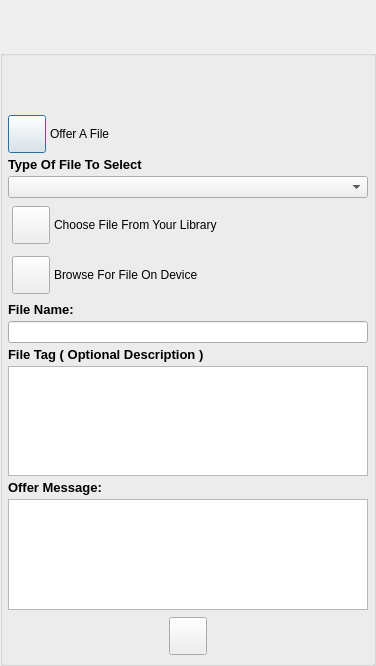
<?xml version="1.0" encoding="UTF-8"?>
<ui version="4.0">
 <class>SelectFileToSendDialog</class>
 <widget class="QDialog" name="SelectFileToSendDialog">
  <property name="geometry">
   <rect>
    <x>0</x>
    <y>0</y>
    <width>376</width>
    <height>666</height>
   </rect>
  </property>
  <property name="sizePolicy">
   <sizepolicy hsizetype="Preferred" vsizetype="Expanding">
    <horstretch>0</horstretch>
    <verstretch>0</verstretch>
   </sizepolicy>
  </property>
  <property name="windowTitle">
   <string>Offer Session</string>
  </property>
  <layout class="QVBoxLayout" name="verticalLayout">
   <property name="spacing">
    <number>0</number>
   </property>
   <property name="leftMargin">
    <number>0</number>
   </property>
   <property name="topMargin">
    <number>0</number>
   </property>
   <property name="rightMargin">
    <number>0</number>
   </property>
   <property name="bottomMargin">
    <number>0</number>
   </property>
   <item>
    <widget class="TitleBarWidget" name="m_TitleBarWidget" native="true">
     <property name="sizePolicy">
      <sizepolicy hsizetype="Preferred" vsizetype="Fixed">
       <horstretch>0</horstretch>
       <verstretch>0</verstretch>
      </sizepolicy>
     </property>
     <property name="minimumSize">
      <size>
       <width>0</width>
       <height>50</height>
      </size>
     </property>
     <property name="maximumSize">
      <size>
       <width>16777215</width>
       <height>50</height>
      </size>
     </property>
    </widget>
   </item>
   <item>
    <widget class="QGroupBox" name="StyledDlgItemsBox">
     <property name="sizePolicy">
      <sizepolicy hsizetype="Preferred" vsizetype="Preferred">
       <horstretch>0</horstretch>
       <verstretch>0</verstretch>
      </sizepolicy>
     </property>
     <property name="minimumSize">
      <size>
       <width>0</width>
       <height>0</height>
      </size>
     </property>
     <property name="title">
      <string/>
     </property>
     <layout class="QVBoxLayout" name="verticalLayout_2">
      <property name="spacing">
       <number>4</number>
      </property>
      <property name="leftMargin">
       <number>5</number>
      </property>
      <property name="topMargin">
       <number>5</number>
      </property>
      <property name="rightMargin">
       <number>5</number>
      </property>
      <property name="bottomMargin">
       <number>5</number>
      </property>
      <item>
       <widget class="IdentWidget" name="m_FriendIdentWidget" native="true">
        <property name="sizePolicy">
         <sizepolicy hsizetype="Preferred" vsizetype="Fixed">
          <horstretch>0</horstretch>
          <verstretch>0</verstretch>
         </sizepolicy>
        </property>
        <property name="minimumSize">
         <size>
          <width>0</width>
          <height>50</height>
         </size>
        </property>
        <property name="maximumSize">
         <size>
          <width>16777215</width>
          <height>50</height>
         </size>
        </property>
       </widget>
      </item>
      <item>
       <layout class="QHBoxLayout" name="horizontalLayout">
        <item>
         <widget class="VxPushButton" name="m_PermissionButton">
          <property name="minimumSize">
           <size>
            <width>38</width>
            <height>38</height>
           </size>
          </property>
          <property name="maximumSize">
           <size>
            <width>38</width>
            <height>38</height>
           </size>
          </property>
          <property name="text">
           <string/>
          </property>
          <property name="iconSize">
           <size>
            <width>38</width>
            <height>38</height>
           </size>
          </property>
         </widget>
        </item>
        <item>
         <widget class="QLabel" name="m_PermissionLabel">
          <property name="text">
           <string>Offer A File</string>
          </property>
         </widget>
        </item>
       </layout>
      </item>
      <item>
       <widget class="QLabel" name="m_TypeOfFiileFilterLabel">
        <property name="font">
         <font>
          <pointsize>10</pointsize>
          <weight>75</weight>
          <bold>true</bold>
         </font>
        </property>
        <property name="text">
         <string>Type Of File To Select</string>
        </property>
       </widget>
      </item>
      <item>
       <widget class="VxComboBoxFileFilter" name="m_FileFilterComboBox"/>
      </item>
      <item>
       <widget class="QFrame" name="m_ChooseFromLibraryFrame">
        <property name="sizePolicy">
         <sizepolicy hsizetype="Preferred" vsizetype="Fixed">
          <horstretch>0</horstretch>
          <verstretch>0</verstretch>
         </sizepolicy>
        </property>
        <property name="minimumSize">
         <size>
          <width>0</width>
          <height>46</height>
         </size>
        </property>
        <property name="maximumSize">
         <size>
          <width>16777215</width>
          <height>46</height>
         </size>
        </property>
        <property name="styleSheet">
         <string notr="true"/>
        </property>
        <layout class="QHBoxLayout" name="horizontalLayout_3">
         <property name="spacing">
          <number>4</number>
         </property>
         <property name="leftMargin">
          <number>4</number>
         </property>
         <property name="topMargin">
          <number>2</number>
         </property>
         <property name="rightMargin">
          <number>4</number>
         </property>
         <property name="bottomMargin">
          <number>2</number>
         </property>
         <item>
          <widget class="VxPushButton" name="m_ChooseFromLibraryButton">
           <property name="minimumSize">
            <size>
             <width>38</width>
             <height>38</height>
            </size>
           </property>
           <property name="maximumSize">
            <size>
             <width>38</width>
             <height>38</height>
            </size>
           </property>
           <property name="text">
            <string/>
           </property>
           <property name="iconSize">
            <size>
             <width>38</width>
             <height>38</height>
            </size>
           </property>
          </widget>
         </item>
         <item>
          <widget class="VxLabel" name="m_ChooseFromLibraryLabel">
           <property name="text">
            <string>Choose File From Your Library</string>
           </property>
          </widget>
         </item>
        </layout>
       </widget>
      </item>
      <item>
       <widget class="QFrame" name="m_BrowseForFileFrame">
        <property name="sizePolicy">
         <sizepolicy hsizetype="Preferred" vsizetype="Fixed">
          <horstretch>0</horstretch>
          <verstretch>0</verstretch>
         </sizepolicy>
        </property>
        <property name="minimumSize">
         <size>
          <width>0</width>
          <height>46</height>
         </size>
        </property>
        <property name="maximumSize">
         <size>
          <width>16777215</width>
          <height>46</height>
         </size>
        </property>
        <property name="styleSheet">
         <string notr="true"/>
        </property>
        <layout class="QHBoxLayout" name="horizontalLayout_4">
         <property name="spacing">
          <number>4</number>
         </property>
         <property name="leftMargin">
          <number>4</number>
         </property>
         <property name="topMargin">
          <number>2</number>
         </property>
         <property name="rightMargin">
          <number>4</number>
         </property>
         <property name="bottomMargin">
          <number>2</number>
         </property>
         <item>
          <widget class="VxPushButton" name="m_BrowseForFileButton">
           <property name="minimumSize">
            <size>
             <width>38</width>
             <height>38</height>
            </size>
           </property>
           <property name="maximumSize">
            <size>
             <width>38</width>
             <height>38</height>
            </size>
           </property>
           <property name="text">
            <string/>
           </property>
           <property name="iconSize">
            <size>
             <width>38</width>
             <height>38</height>
            </size>
           </property>
          </widget>
         </item>
         <item>
          <widget class="VxLabel" name="m_BrowseForFileLabel">
           <property name="text">
            <string>Browse For File On Device</string>
           </property>
          </widget>
         </item>
        </layout>
       </widget>
      </item>
      <item>
       <widget class="QLabel" name="m_FileNameLabel">
        <property name="sizePolicy">
         <sizepolicy hsizetype="Expanding" vsizetype="Preferred">
          <horstretch>0</horstretch>
          <verstretch>0</verstretch>
         </sizepolicy>
        </property>
        <property name="font">
         <font>
          <pointsize>10</pointsize>
          <weight>75</weight>
          <bold>true</bold>
         </font>
        </property>
        <property name="text">
         <string>File Name:</string>
        </property>
        <property name="alignment">
         <set>Qt::AlignBottom|Qt::AlignLeading|Qt::AlignLeft</set>
        </property>
       </widget>
      </item>
      <item>
       <widget class="QLineEdit" name="m_FileNameEdit"/>
      </item>
      <item>
       <widget class="QLabel" name="m_FileTagLabel">
        <property name="sizePolicy">
         <sizepolicy hsizetype="Expanding" vsizetype="Preferred">
          <horstretch>0</horstretch>
          <verstretch>0</verstretch>
         </sizepolicy>
        </property>
        <property name="font">
         <font>
          <pointsize>10</pointsize>
          <weight>75</weight>
          <bold>true</bold>
         </font>
        </property>
        <property name="text">
         <string>File Tag ( Optional Description )</string>
        </property>
        <property name="alignment">
         <set>Qt::AlignBottom|Qt::AlignLeading|Qt::AlignLeft</set>
        </property>
       </widget>
      </item>
      <item>
       <widget class="QPlainTextEdit" name="m_FileTagEdit"/>
      </item>
      <item>
       <widget class="QLabel" name="m_MessageLabel">
        <property name="sizePolicy">
         <sizepolicy hsizetype="Expanding" vsizetype="Preferred">
          <horstretch>0</horstretch>
          <verstretch>0</verstretch>
         </sizepolicy>
        </property>
        <property name="font">
         <font>
          <pointsize>10</pointsize>
          <weight>75</weight>
          <bold>true</bold>
         </font>
        </property>
        <property name="text">
         <string>Offer Message:</string>
        </property>
        <property name="alignment">
         <set>Qt::AlignBottom|Qt::AlignLeading|Qt::AlignLeft</set>
        </property>
       </widget>
      </item>
      <item>
       <widget class="QPlainTextEdit" name="m_OfferMsgEdit"/>
      </item>
      <item>
       <widget class="QFrame" name="m_AcceptCancelFrame">
        <property name="sizePolicy">
         <sizepolicy hsizetype="Preferred" vsizetype="Fixed">
          <horstretch>0</horstretch>
          <verstretch>0</verstretch>
         </sizepolicy>
        </property>
        <property name="minimumSize">
         <size>
          <width>0</width>
          <height>44</height>
         </size>
        </property>
        <property name="maximumSize">
         <size>
          <width>16777215</width>
          <height>44</height>
         </size>
        </property>
        <property name="styleSheet">
         <string notr="true"/>
        </property>
        <layout class="QHBoxLayout" name="horizontalLayout_5">
         <property name="spacing">
          <number>4</number>
         </property>
         <property name="leftMargin">
          <number>4</number>
         </property>
         <property name="topMargin">
          <number>2</number>
         </property>
         <property name="rightMargin">
          <number>4</number>
         </property>
         <property name="bottomMargin">
          <number>2</number>
         </property>
         <item>
          <widget class="VxPushButton" name="m_SendOfferButton">
           <property name="minimumSize">
            <size>
             <width>38</width>
             <height>38</height>
            </size>
           </property>
           <property name="maximumSize">
            <size>
             <width>38</width>
             <height>38</height>
            </size>
           </property>
           <property name="text">
            <string/>
           </property>
           <property name="iconSize">
            <size>
             <width>38</width>
             <height>38</height>
            </size>
           </property>
          </widget>
         </item>
        </layout>
       </widget>
      </item>
     </layout>
    </widget>
   </item>
   <item>
    <widget class="BottomBarWidget" name="m_BottomBarWidget" native="true">
     <property name="sizePolicy">
      <sizepolicy hsizetype="Expanding" vsizetype="Minimum">
       <horstretch>0</horstretch>
       <verstretch>0</verstretch>
      </sizepolicy>
     </property>
     <property name="minimumSize">
      <size>
       <width>30</width>
       <height>0</height>
      </size>
     </property>
     <property name="autoFillBackground">
      <bool>true</bool>
     </property>
    </widget>
   </item>
  </layout>
 </widget>
 <customwidgets>
  <customwidget>
   <class>TitleBarWidget</class>
   <extends>QWidget</extends>
   <header>TitleBarWidget.h</header>
   <container>1</container>
  </customwidget>
  <customwidget>
   <class>BottomBarWidget</class>
   <extends>QWidget</extends>
   <header location="global">BottomBarWidget.h</header>
   <container>1</container>
  </customwidget>
  <customwidget>
   <class>VxPushButton</class>
   <extends>QPushButton</extends>
   <header>VxPushButton.h</header>
  </customwidget>
  <customwidget>
   <class>VxLabel</class>
   <extends>QLabel</extends>
   <header>VxLabel.h</header>
  </customwidget>
  <customwidget>
   <class>VxComboBoxFileFilter</class>
   <extends>QComboBox</extends>
   <header>VxComboBoxFileFilter.h</header>
  </customwidget>
  <customwidget>
   <class>IdentWidget</class>
   <extends>QWidget</extends>
   <header location="global">IdentWidget.h</header>
   <container>1</container>
  </customwidget>
 </customwidgets>
 <resources/>
 <connections/>
</ui>
